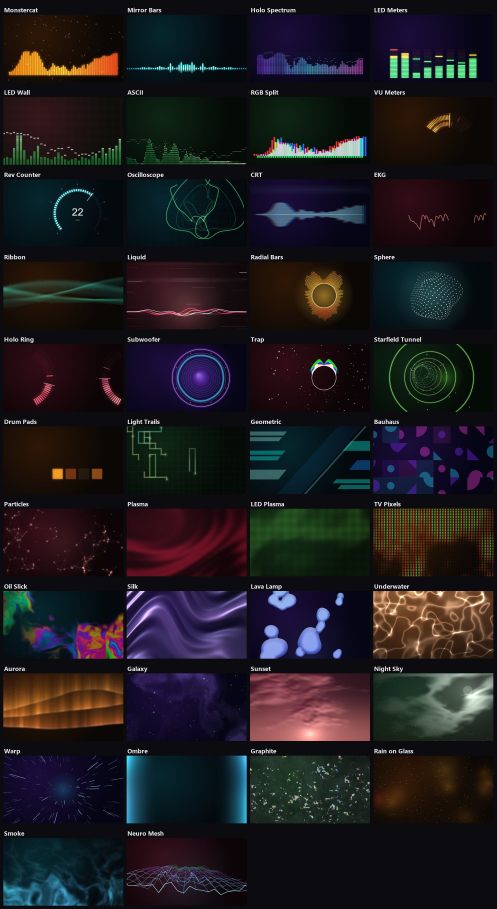
#> input picture docs/screenshots/all-styles.jpg, 1490 x 2727 px, given in place of holospec-0.png, which was not available (shown at 1/3 size)
$ python make-card.py
#> lines starting #> are read from the running program, lines starting #| are printed output that depends on the picture
"""Builds the Marketplace card, docs/screenshots/card.webp, from pictures
made by test/song/card-frames.js: a coloured bar on top with the name and
the bars icon, and below it Spectrum, Meters and Wall side by side, blended
softly into each other and lined up along the bottom. They all move with the
same slow, calm wave; the icon's bars rise and fall gently.
  node test/song/card-frames.js && python tools/make-card.py"""
import math
import os
from PIL import Image, ImageChops, ImageDraw, ImageFont, ImageOps

ROOT = os.path.join(os.path.dirname(__file__), "..")
SRC = os.path.join(ROOT, "test", "out", "card")
OUT = os.path.join(ROOT, "docs", "screenshots", "card.webp")
IDS = ["holospec", "ledm", "led"]  # Spectrum, Meters, Wall
FOCUS = {"holospec": 0.35, "ledm": 0.5, "led": 0.6}
N = 72  # frames in the loop, 125 ms each (9 s, the same as the wave)
S = 600
BH = 100  # the bar on top
PINK = (232, 53, 111)
BG = (12, 11, 16)


def font(size):
    for f in ("seguisb.ttf", "segoeuib.ttf", "arialbd.ttf"):
        try:
            return ImageFont.truetype(f, size)
        except OSError:
            pass
    return ImageFont.load_default()


def masks(W, H, n):
#> called with W = 600, H = 500, n = 3
    step = W / n
    over = step * 0.55
    out = []
    for i in range(n):
        w = round(step + over)
        m = Image.new("L", (w, 1))
        for x in range(w):
            a = 1.0
            if i > 0 and x < over:
                a = min(a, x / over)
            if i < n - 1 and x > w - over:
                a = min(a, (w - x) / over)
            m.putpixel((x, 0), round(255 * (a * a * (3 - 2 * a))))
        out.append((round(i * step - over / 2), w, m.resize((w, H))))
    return out


H = S - BH
MASKS = masks(S, H, len(IDS))
F = font(34)
FLOOR = H - 26  # where every style's drawing ends, so they line up along the bottom


def content_bottom(im):
    """The lowest row with clearly bright pixels in it (the bottom of the drawing)."""
    r, g_, b_ = im.split()
    g = ImageChops.lighter(ImageChops.lighter(r, g_), b_).point(lambda v: 255 if v > 120 else 0)  # brightest channel, so dark greens count
    px, (W2, H2) = g.load(), g.size
    for y in range(H2 - 1, -1, -1):
        if sum(1 for x in range(0, W2, 3) if px[x, y]) > W2 / 3 * 0.02:
            return y
    return H2 - 1


def aligned(im, floor=None):
    """Shift the picture up or down so its drawing ends on FLOOR; the space
    that opens up is filled with the picture's own dark background."""
    dy = (FLOOR if floor is None else floor) - content_bottom(im)
    out = Image.new("RGB", im.size)
    out.paste(im, (0, dy))
    if dy > 0:
        out.paste(im.crop((0, 0, im.width, 1)).resize((im.width, dy)), (0, 0))
    elif dy < 0:
        out.paste(im.crop((0, 0, im.width, 1)).resize((im.width, -dy)), (0, im.height + dy))  # dark background, not the bars
    return out


# each style's pictures cropped to its column, all moved by the same amount so
# the drawing ends on FLOOR (the same line for every style)
COLS = []
for (x0, w, m), sid in zip(MASKS, IDS):
    pics = []
    for n in range(N):
        im = Image.open(os.path.join(SRC, f"{sid}-{n}.png")).convert("RGB")
#> im is the input picture: PIL image 1490x2727 RGB; mean R, G, B 31, 27.8, 31.7
        s = H / im.height
#> s = 0.183
        im = im.resize((round(im.width * s), H), Image.LANCZOS)
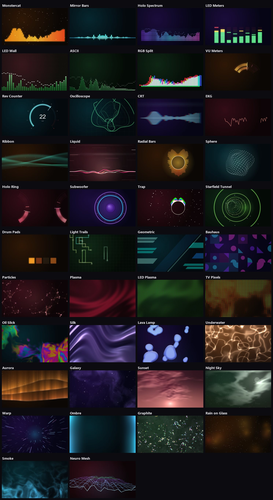
#> im: PIL image 273x500 RGB; mean R, G, B 31, 27.8, 31.7
        left = max(0, min(im.width - w, round(im.width * FOCUS[sid] - w / 2)))
#> left = 0
        # one pink for all three (Meters has its own fixed colours in the app)
        g = ImageOps.grayscale(im.crop((left, 0, left + w, H)))
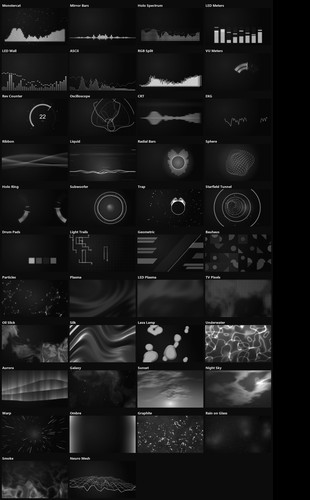
#> g: PIL image 310x500 L; min 0, max 255, mean 25.7
#> (the run stopped early here; a loop or call above may not have finished)

$ run again, on docs/screenshots/dnb-ascii-matrix.png
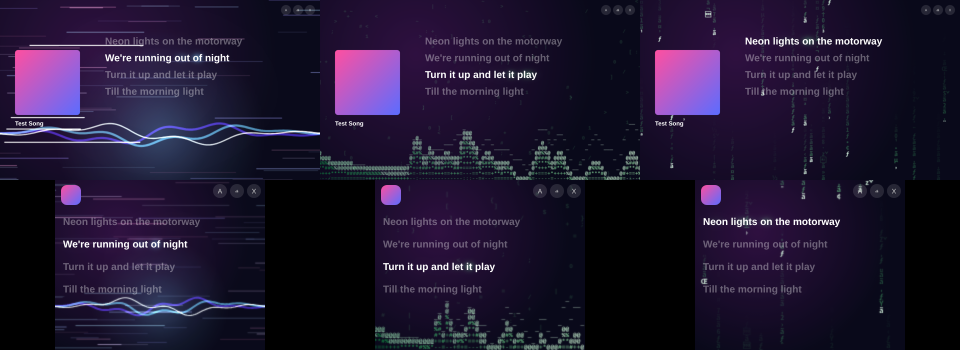
#> input picture docs/screenshots/dnb-ascii-matrix.png, 1920 x 700 px, given in place of holospec-0.png, which was not available (shown at 1/2 size)
#> im is the input picture: PIL image 1920x700 RGB; mean R, G, B 32, 22.1, 48.5
#> `im = im.resize((round(im.width * s), H), Image.LANCZOS)`:
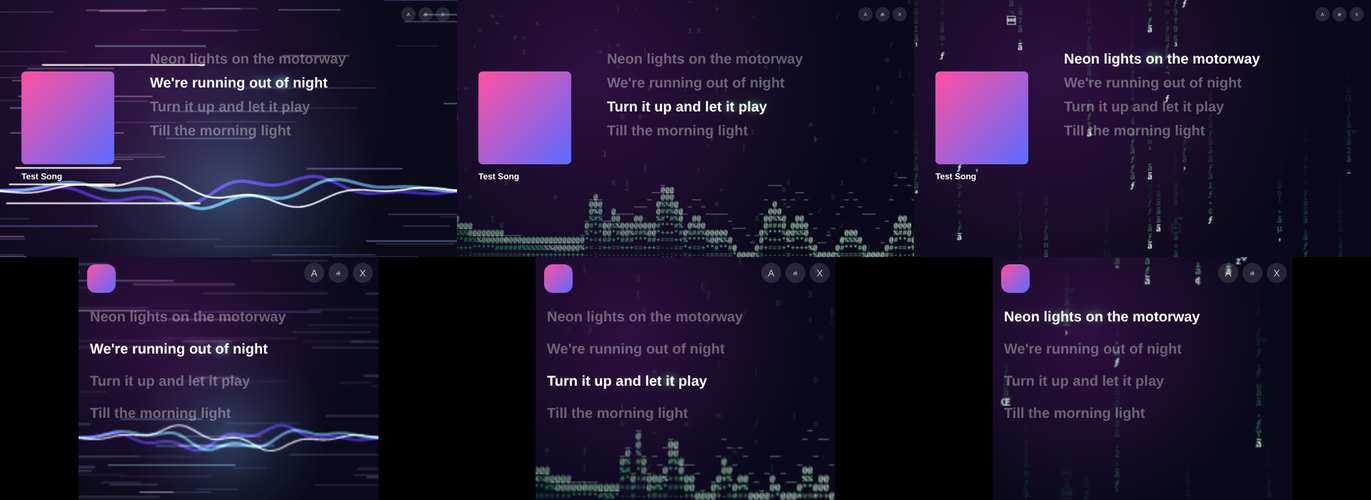
#> im: PIL image 1371x500 RGB; mean R, G, B 32, 22.1, 48.4
#> `g = ImageOps.grayscale(im.crop((left, 0, left + w, H)))`:
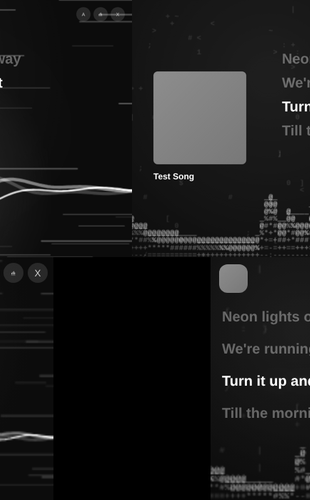
#> g: PIL image 310x500 L; min 0, max 255, mean 25.8
